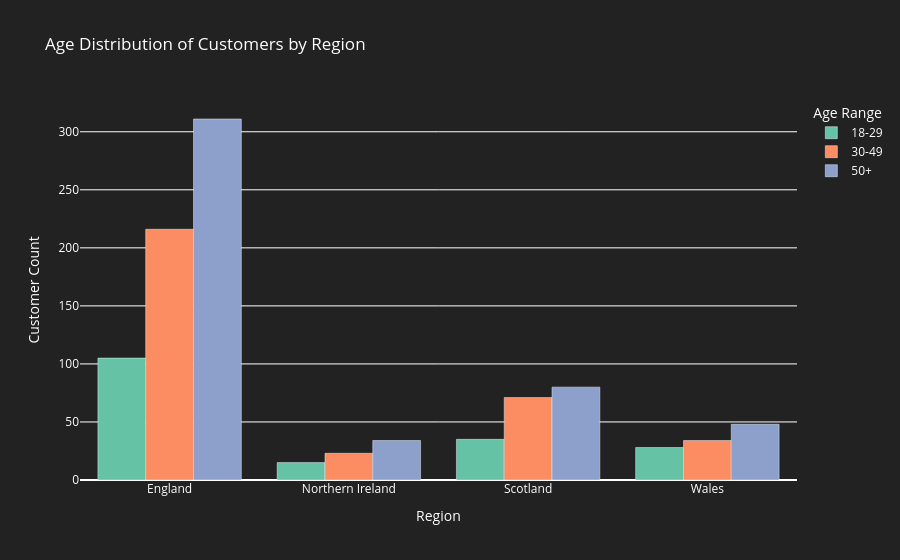

Source (notebook cell):
### Markdown cell above
### Create a grouped bar chart of age distribution by region

### Code cell
bins = [18, 30, 50, 100]
labels = ["18-29", "30-49", "50+"]
df_customers['age_group'] = pd.cut(
    df_customers['age'], bins=bins, labels=labels, right=False
    )
age_region_counts = df_customers.groupby(['region', 'age_group']).size().reset_index(name='count')
fig2 = px.bar(
    age_region_counts,
    x='region',
    y='count',
    color='age_group',
    barmode='group',
    labels={'region': 'Region', 'count': 'Customer Count', 'age_group': 'Age Range'},
    title='Age Distribution of Customers by Region',
    color_discrete_sequence=px.colors.qualitative.Set2
    )
fig2.update_layout(
    xaxis_title='Region',
    yaxis_title='Customer Count',
    plot_bgcolor='#222',
    paper_bgcolor='#222',
    font_color='white',
    title_font_color='white',
    legend_font_color='white',
    xaxis=dict(tickfont=dict(color='white')),
    yaxis=dict(tickfont=dict(color='white'))
    )
fig2.show()

### Figure 1 — Plotly figure (JSON) as saved in the notebook; plotly's stock layout.template omitted (floating-point values rounded to 4 significant figures)
{"data": [{"alignmentgroup": "True", "hovertemplate": "Age Range=18-29<br>Region=%{x}<br>Customer Count=%{y}<extra></extra>", "legendgroup": "18-29", "marker": {"color": "rgb(102,194,165)", "pattern": {"shape": ""}}, "name": "18-29", "offsetgroup": "18-29", "orientation": "v", "showlegend": true, "textposition": "auto", "type": "bar", "x": ["England", "Northern Ireland", "Scotland", "Wales"], "xaxis": "x", "y": [105, 15, 35, 28], "yaxis": "y"}, {"alignmentgroup": "True", "hovertemplate": "Age Range=30-49<br>Region=%{x}<br>Customer Count=%{y}<extra></extra>", "legendgroup": "30-49", "marker": {"color": "rgb(252,141,98)", "pattern": {"shape": ""}}, "name": "30-49", "offsetgroup": "30-49", "orientation": "v", "showlegend": true, "textposition": "auto", "type": "bar", "x": ["England", "Northern Ireland", "Scotland", "Wales"], "xaxis": "x", "y": [216, 23, 71, 34], "yaxis": "y"}, {"alignmentgroup": "True", "hovertemplate": "Age Range=50+<br>Region=%{x}<br>Customer Count=%{y}<extra></extra>", "legendgroup": "50+", "marker": {"color": "rgb(141,160,203)", "pattern": {"shape": ""}}, "name": "50+", "offsetgroup": "50+", "orientation": "v", "showlegend": true, "textposition": "auto", "type": "bar", "x": ["England", "Northern Ireland", "Scotland", "Wales"], "xaxis": "x", "y": [311, 34, 80, 48], "yaxis": "y"}], "layout": {"barmode": "group", "font": {"color": "white"}, "legend": {"font": {"color": "white"}, "title": {"text": "Age Range"}, "tracegroupgap": 0}, "paper_bgcolor": "#222", "plot_bgcolor": "#222", "title": {"font": {"color": "white"}, "text": "Age Distribution of Customers by Region"}, "xaxis": {"anchor": "y", "domain": [0, 1], "tickfont": {"color": "white"}, "title": {"text": "Region"}}, "yaxis": {"anchor": "x", "domain": [0, 1], "tickfont": {"color": "white"}, "title": {"text": "Customer Count"}}}}
